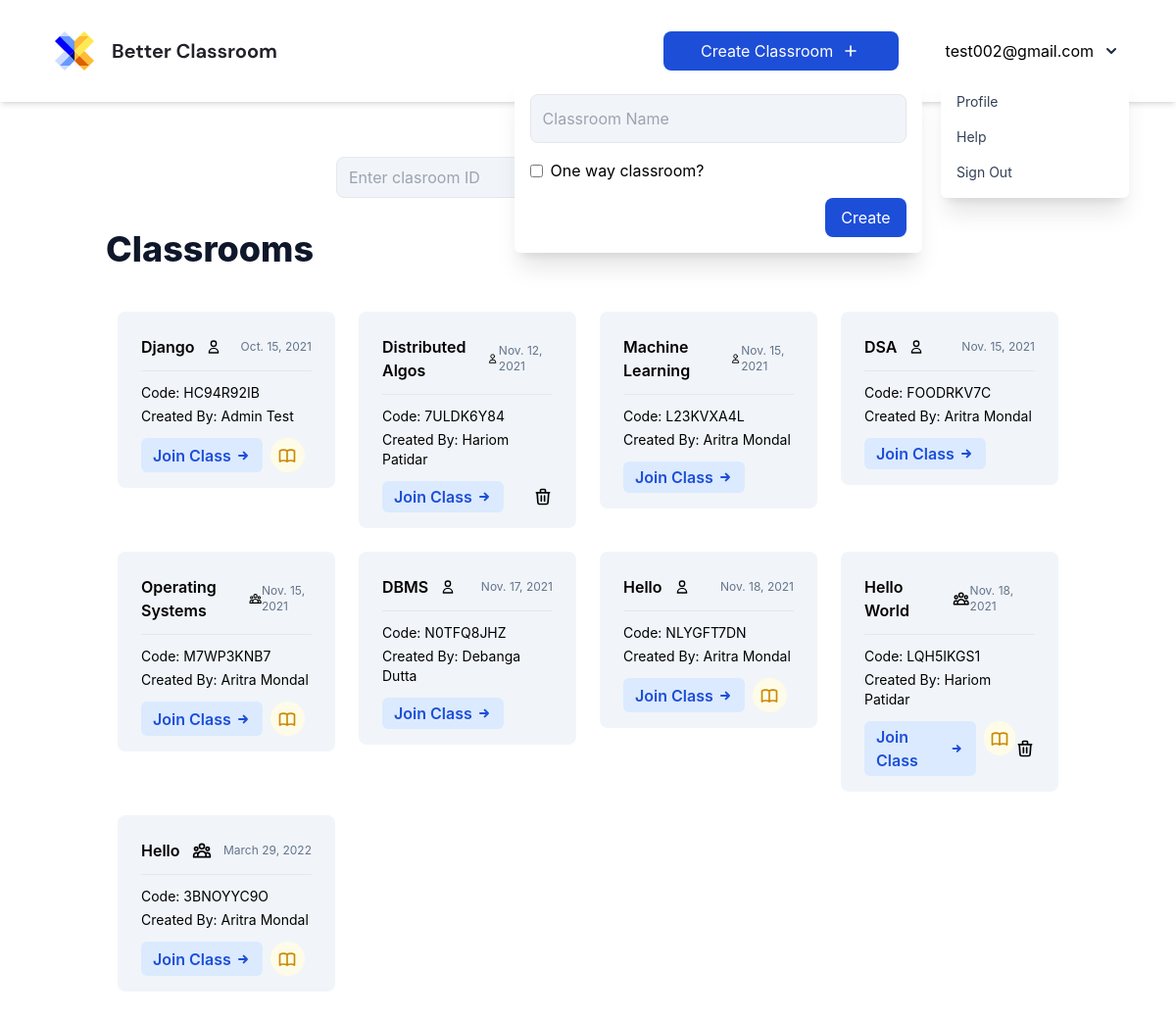
Screenshot of / (signed in) with the database file from the repository.
### classroom/models.py (models this page shows, shortened)
class Classroom(models.Model):
    name = models.CharField(max_length=50, null=True, blank=True)
    created_by = models.ForeignKey(User, on_delete=models.CASCADE, related_name="teacher")
    slug = models.SlugField(max_length=11, blank=True, null=True)
    oneway = models.BooleanField(default=True)
    board = models.TextField(blank=True, null=True, default="{}")
    timestamp = models.DateTimeField(auto_now_add=True)

### home/views.py (the view, shortened to what this page needs)
# urls.py: path('', home_view, name='home'),
def home_view(request):
    context = {
        "title": "Home",
    }
    if request.user.is_authenticated:
        classes = Classroom.objects.all()
        notes = Notes.objects.filter(user=request.user)
        for classe in classes:
            try:
                notes = Notes.objects.get(user=request.user, classroom=classe)
                classe.hasNote = True
            except:
                classe.hasNote = False
        context['classrooms'] = classes
        context['notes'] = notes
    return render(request, 'home/home.html', context)

### Templates/home/home.html (shortened to what this page needs)
    {% extends 'base/base.html' %}
{% load static %}
{% block content %}
{% if request.user.is_authenticated %}
<div class="flex mx-auto justify-center items-center">
    <div class="flex space-x-4 my-8">
        <input type="text" id="goToClassname" name="classname" placeholder="Enter clasroom ID" class="px-3 py-2 bg-slate-100 rounded-lg border focus:border-slate-200 w-full" required/>
        <button type="submit" onclick="goToClass(`{{ request.build_absolute_uri }}`)"
            class="px-3 py-2 flex w-56 justify-center items-center bg-blue-700 hover:bg-blue-800 text-white rounded-lg">
        </button>
    </div>
</div>
<div>
    <h1 class="text-4xl font-extrabold text-slate-900 mb-6">Classrooms</h1>
    <div class="flex flex-wrap my-8 w-full">
        {% for classroom in classrooms %}
            <div class="w-1/4 p-3">
                <div class="px-6 pt-6 pb-4 bg-slate-100 rounded-lg">
                    <div class="flex justify-between items-center mb-3">
                        <div class="font-semibold flex items-center justify-center">
                            {{ classroom.name }}
                            {% if classroom.oneway %}
                                <svg xmlns="http://www.w3.org/2000/svg" class="h-4 w-4 ml-3" fill="none" viewBox="0 0 24 24" stroke="currentColor" stroke-width="2">
                                    <path stroke-linecap="round" stroke-linejoin="round" d="M16 7a4 4 0 11-8 0 4 4 0 018 0zM12 14a7 7 0 00-7 7h14a7 7 0 00-7-7z" />
                                </svg>
                            {% endif %}
                        </div>
                        <div class="text-slate-500 text-xs">{{ classroom.timestamp|date }}</div>
                    </div>
                    <hr class="mb-3">
                    <div class="mb-1 text-sm">Code: {{ classroom.slug }}</div>
                    <div class="mb-3 text-sm">Created By: {{ classroom.created_by.first_name }} {{ classroom.created_by.last_name }}</div>
                    <div class="flex justify-between items-center">
                        <div class="flex">
                            <a href="/{{ classroom.slug }}" class="mr-2 text-blue-700 text-md font-semibold py-1 rounded-md flex justify-center items-center bg-blue-100 px-3 p-1 rounded-full">
                                Join Class
                                <svg xmlns="http://www.w3.org/2000/svg" class="ml-1 h-4 w-4" fill="none" viewBox="0 0 24 24" stroke="currentColor">
                                    <path stroke-linecap="round" stroke-linejoin="round" stroke-width="3" d="M13 7l5 5m0 0l-5 5m5-5H6" />
                                </svg>
                            </a>
                            {% if classroom.hasNote %}
                                <a href="/notes/{{ classroom.slug }}" target="_blank" class="text-yellow-600 text-smrounded-md h-[35px] w-[35px] flex justify-center items-center bg-yellow-50 p-1 rounded-full">
                                </a>
                            {% endif %}
                        </div>
                        {% if request.user == classroom.created_by %}
                        <a href="/delete/{{ classroom.slug }}" class="hover:text-red-500">
                            <svg xmlns="http://www.w3.org/2000/svg" class="h-5 w-5" fill="none" viewBox="0 0 24 24" stroke="currentColor">
                                <path stroke-linecap="round" stroke-linejoin="round" stroke-width="2" d="M19 7l-.867 12.142A2 2 0 0116.138 21H7.862a2 2 0 01-1.995-1.858L5 7m5 4v6m4-6v6m1-10V4a1 1 0 00-1-1h-4a1 1 0 00-1 1v3M4 7h16" />
                            </svg>
                        </a>
                        {% endif %}
                    </div>
                </div>
            </div>
        {% endfor %}
    </div>
</div>
{% endif %}
{% endblock content %}

### Templates/base/navbar.html (shortened to what this page needs)
{% load socialaccount %}
<nav class="absolute top-0 w-screen">
    <div class="mx-auto max-w-screen">
        <div class="flex justify-between shadow-md px-12">
            <div class="flex space-x-4">
                <div>
                    <a href="{% url 'home' %}" class="flex items-center py-8 px-2 text-slate-700 hover:text-slate-900">
                    </a>
                </div>
            </div>
            <div class="md:flex items-center">
                {% if request.user.is_authenticated %}
                    <div class="flex justify-center mr-6">
                        <div x-data="{ createClass: false }" class="relative my-2">
                            <button @click="createClass = !createClass" class="relative z-10 block px-3 py-2 flex w-60 mr-6 justify-center items-center bg-blue-700 hover:bg-blue-800 text-white rounded-lg">
                                Create Classroom
                                <svg xmlns="http://www.w3.org/2000/svg" class="ml-2 h-5 w-5" fill="none" viewBox="0 0 24 24" stroke="currentColor">
                                    <path stroke-linecap="round" stroke-linejoin="round" stroke-width="2" d="M12 6v6m0 0v6m0-6h6m-6 0H6" />
                                </svg>
                            </button>
                            <div x-show="createClass" @click="createClass = false" class="fixed inset-0 h-full w-full z-10"></div>
                            <div x-show="createClass" class="absolute right-0 mt-2 p-4 w-auto bg-white rounded-md shadow-xl z-20">
                                <form action="" method="POST">{% csrf_token %}
                                    <div class="flex flex-col space-y-4">
                                        <input type="text" name="classname" placeholder="Classroom Name" class="p-3 w-96 bg-slate-100 rounded-lg border focus:border-slate-200"  required/>
                                        <label class="inline-flex items-center">
                                            <input type="checkbox" class="form-checkbox" name="oneway"/>
                                            <span class="ml-2">One way classroom?</span>
                                        </label>
                                        <button type="submit" class="px-4 py-2 ml-auto flex w-max justify-center items-center bg-blue-700 hover:bg-blue-800 text-white rounded-lg">
                                            Create
                                        </button>
                                    </div>
                                </form>
                            </div>
                        </div>
                    </div>
                    {{ request.user }}
                    <div class="flex justify-center">
                        <div x-data="{ dropdownOpen: false }" class="relative my-2">
                            <button @click="dropdownOpen = !dropdownOpen" class="relative z-10 block rounded-md p-2 focus:outline-none">
                                <svg class="h-5 w-5 text-slate-800" xmlns="http://www.w3.org/2000/svg" viewBox="0 0 20 20" fill="currentColor">
                                    <path fill-rule="evenodd" d="M5.293 7.293a1 1 0 011.414 0L10 10.586l3.293-3.293a1 1 0 111.414 1.414l-4 4a1 1 0 01-1.414 0l-4-4a1 1 0 010-1.414z" clip-rule="evenodd" />
                                </svg>
                            </button>
                            <div x-show="dropdownOpen" @click="dropdownOpen = false" class="fixed inset-0 h-full w-full z-10"></div>
                            <div x-show="dropdownOpen" class="absolute right-0 mt-2 py-2 w-48 bg-white rounded-md shadow-xl z-20">
                                <a href="{% url 'profile' %}" class="block px-4 py-2 text-sm capitalize text-slate-700 hover:bg-blue-700 hover:text-white">
                                    Profile
                                </a>
                                <a href="#" class="block px-4 py-2 text-sm capitalize text-slate-700 hover:bg-blue-700 hover:text-white">
                                    Help
                                </a>
                                <a href="{% url 'logout' %}" class="block px-4 py-2 text-sm capitalize text-slate-700 hover:bg-blue-700 hover:text-white">
                                    Sign Out
                                </a>
                            </div>
                        </div>
                    </div>
                {% endif %}
            </div>
        </div>
    </div>
</nav>

### static/style.css (style rules this page uses)
html, body { font-family: 'Inter', sans-serif !important; font-family: 'DM Sans', sans-serif; scroll-behavior: smooth; }
* { outline: none; }

### rows the page displays
Classroom: name "Django", oneway True (drawn), timestamp "Oct. 15, 2021", slug "HC94R92IB", created_by.first_name "Admin", created_by.last_name "Test"
Classroom: name "Distributed Algos", oneway True (drawn), timestamp "Nov. 12, 2021", slug "7ULDK6Y84", created_by.first_name "Hariom", created_by.last_name "Patidar"
Classroom: name "Machine Learning", oneway True (drawn), timestamp "Nov. 15, 2021", slug "L23KVXA4L", created_by.first_name "Aritra", created_by.last_name "Mondal"
Classroom: name "DSA", oneway True (drawn), timestamp "Nov. 15, 2021", slug "FOODRKV7C", created_by.first_name "Aritra", created_by.last_name "Mondal"
Classroom: name "Operating Systems", oneway False (drawn), timestamp "Nov. 15, 2021", slug "M7WP3KNB7", created_by.first_name "Aritra", created_by.last_name "Mondal"
Classroom: name "DBMS", oneway True (drawn), timestamp "Nov. 17, 2021", slug "N0TFQ8JHZ", created_by.first_name "Debanga", created_by.last_name "Dutta"
Classroom: name "Hello", oneway True (drawn), timestamp "Nov. 18, 2021", slug "NLYGFT7DN", created_by.first_name "Aritra", created_by.last_name "Mondal"
Classroom: name "Hello World", oneway False (drawn), timestamp "Nov. 18, 2021", slug "LQH5IKGS1", created_by.first_name "Hariom", created_by.last_name "Patidar"
Classroom: name "Hello", oneway False (drawn), timestamp "March 29, 2022", slug "3BNOYYC9O", created_by.first_name "Aritra", created_by.last_name "Mondal"

### other values shown
{{ request.user }} "test002@gmail.com"
